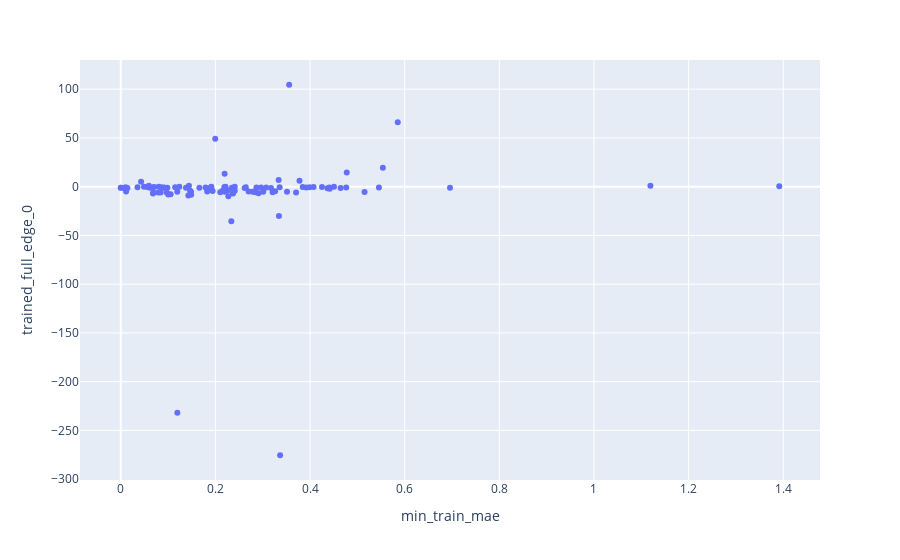

The code cell stored with this chart in its notebook:
### Code cell
import plotly.express as px

fig = px.scatter(participant_params_data,x="min_train_mae",y="trained_full_edge_0")
fig.show()
